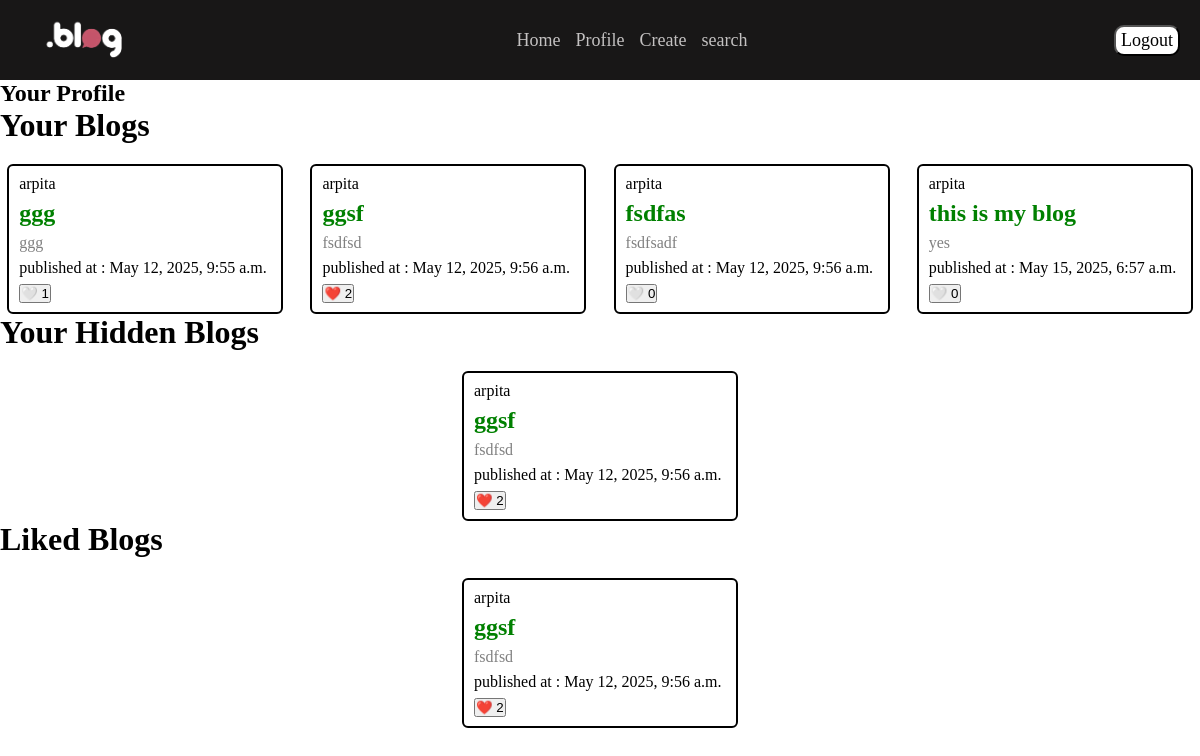
The app's page /profile/ (signed in), older data.
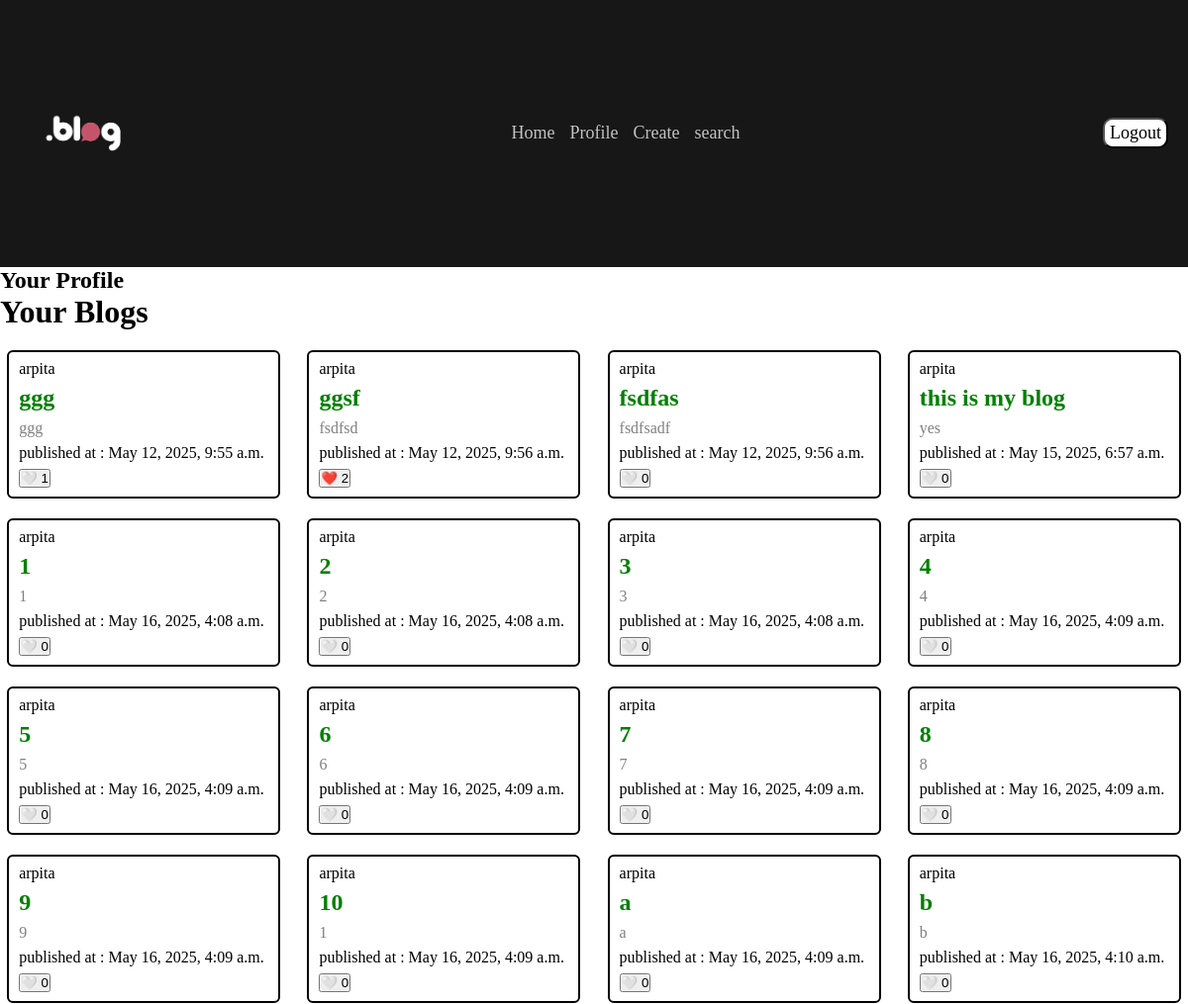
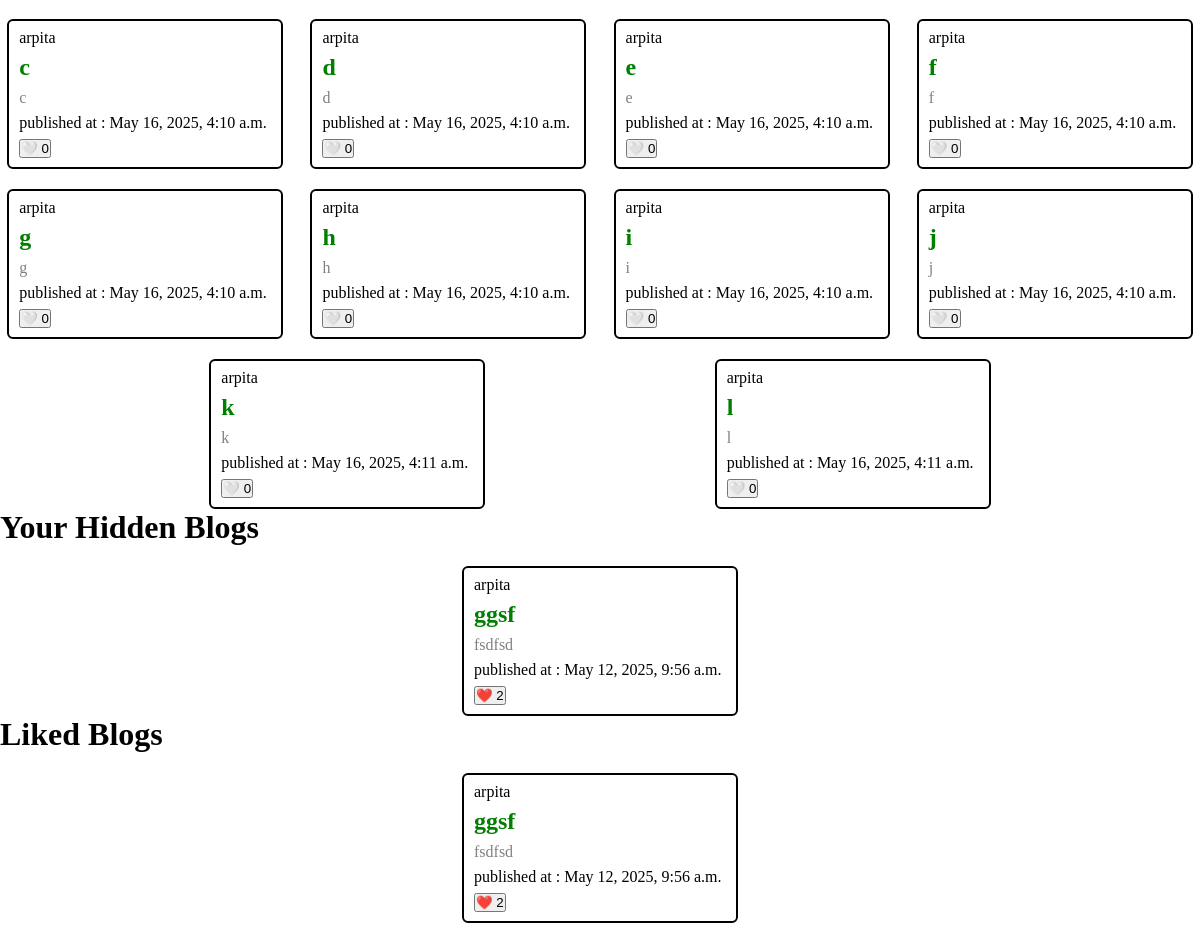
The same page, newer data (2 pictures, top to bottom).
### basic/models.py (models this page shows, shortened)
class Blog(models.Model):
    title = models.CharField(max_length=100)
    content = models.TextField()
    is_published = models.BooleanField(default=False)
    created_at = models.DateTimeField(auto_now_add=True)
    like = models.IntegerField(default=0)
    user = models.ForeignKey(
        settings.AUTH_USER_MODEL,
        on_delete=models.CASCADE, # agar user delete hua to uske sarey blogs delete ho jayenge.
        default= None,
    )

### user/models.py (models this page shows)
class CustomUser(AbstractUser):
    email = models.EmailField(max_length=255,unique=True)

### userprofile/views.py (the view)
# urls.py: path('profile/',profile_view,name='profile_view')
def profile_view(request):
    is_logged_in = check_login_view(request)
    if is_logged_in:
        my_blogs = Blog.objects.filter(user=request.user)
        profile = UserProfile.objects.get(user=request.user)
        liked_blogs = Blog.objects.filter(
            id__in=json.loads(profile.liked_blog_ids))
        hidden_blogs = Blog.objects.filter(is_published__exact = False)
        context = {
            "is_logged_in": is_logged_in,
            "my_blogs": my_blogs,
            "liked_list": json.loads(profile.liked_blog_ids),
            "liked_blogs" : liked_blogs,
            "hidden_blogs" : hidden_blogs
        }
        return render(request, 'userprofile/userprofile.html', context=context)
    else:
        return HttpResponseRedirect('/')

### user/views.py (called while the page is built)
def check_login_view(request):
    if request.user.is_authenticated:
        return True
    else:
        return False

### userprofile/templates/userprofile/userprofile.html (shortened to what this page needs)
{% extends "basic/base.html" %}
{% load static %}
{% block "styleSheet" %}
{{block.super}}
<link rel="stylesheet" href="{% static 'basic/css/blogCard.css' %}">
{% endblock "styleSheet" %}
{% block "mainContent" %}
<h2>Your Profile</h2>
<h1>Your Blogs</h1>
<div class="blog-card-container">
{% include "basic/components/cards.html" with blogs=my_blogs %}
</div>
<h1>Your Hidden Blogs</h1>
<div class="blog-card-container">
{% include "basic/components/cards.html" with blogs=hidden_blogs %}
</div>
{% if liked_blogs|length == 0 %}
<h2>No Liked Blogs</h2>
{% else %}
<h1>Liked Blogs</h1>
<div class="blog-card-container">
{% include "basic/components/cards.html" with blogs=liked_blogs %}
</div>
{% endif %}
{% endblock "mainContent" %}

### basic/templates/basic/base.html (shortened to what this page needs)
<!DOCTYPE html>
{% load static %}
<html lang="en">
<head>
    <link href='https://unpkg.com/boxicons@2.1.4/css/boxicons.min.css' rel='stylesheet'>
   {% block "styleSheet" %}
   <link rel="stylesheet" href="{% static 'basic/css/home.css' %}">
   {% endblock "styleSheet" %}
</head>
<body>
    <nav class="navbar">
        <div>
            <img src="{% static 'core/images/logo.png' %}" alt="logo">
        </div>
       <div style="display: flex; gap: 15px;">
        <a href="{% url 'home_view' %}">Home</a>
        {% if is_logged_in %}
         <a href="{% url 'profile_view' %}">Profile</a>
        <a href="{% url 'create_blog_view' %}">Create</a>
        {% endif %}
        <a href="{% url 'search_blog_view' %}">search</a>
       </div>
       {% if is_logged_in %}
       <button><a href="{% url 'logout_view' %}">Logout</a></button>
       {% else %}
       <div>
        <button><a href="{% url 'registration_view' %}">Sign up</a></button>
        <button><a href="{% url 'login_view' %}">Login</a></button>
     </div>
       {% endif %}
    </nav>
    {% block "mainContent" %}
    {% endblock "mainContent" %}
</body>
</html>

### basic/templates/basic/components/cards.html (shortened to what this page needs)
{% for item in blogs %}
<div class="blog-card">
    {{item.user.username}}
    <h2 class='cursor-pointer'><a href="{% url 'blog_content_view' item.id 'no' %}">{{item.title}}</a></h2>
    <p>{{item.content|truncatewords:15}}</p>
    <span>published at : {{item.created_at}}</span>
    <form method='POST' action="{% url 'update_like_count_view' item.id %}">
        {% if item.id in liked_list %}
             <button type="submit">❤️ {{item.like}}</button>
        {% else %}
             <button type="submit">🤍 {{item.like}}</button>
        {% endif %}
    </form>
</div>
{% endfor %}

### basic/static/basic/css/home.css (style rules this page uses)
* { margin: 0; padding: 0; box-sizing: border-box; }
html, body { width: 100dvw; height: 100dvh; overflow-x: hidden !important; }
.cursor-pointer { cursor: pointer; }
.navbar { display: flex; align-items: center; justify-content: space-between; gap: 10px; height: 10dvh; background-color: rgb(24, 23, 23); overflow-y: hidden; padding: 0px 20px; }
.navbar img { height: 100px !important; filter: invert(200%) brightness(200%); }
.navbar a { color: rgb(195, 193, 193); text-decoration: none; font-size: large; font-family: cursive; }
.navbar button { background-color: white; padding: 3px 5px; border-radius: 10px; }
.navbar button a { color: black; }

### basic/static/basic/css/blogCard.css (style rules this page uses)
.blog-card-container { margin-top: 20px; display: flex; justify-content: space-evenly; flex-wrap: wrap; gap: 20px; }
.blog-card { display: flex; flex-direction: column; justify-content: space-around; width: 23%; height: 150px; border-radius: 6px; border: 2px solid black; padding: 5px 10px; }
.blog-card p { color: gray; }
.blog-card h2 a { color: green; text-decoration: none; }

Row changes from the older to the newer data that the page shows:
added Blog: user.username "arpita", title "1", content "1", created_at "May 16, 2025, 4:08 a.m.", like "0"
added Blog: user.username "arpita", title "2", content "2", created_at "May 16, 2025, 4:08 a.m.", like "0"
added Blog: user.username "arpita", title "3", content "3", created_at "May 16, 2025, 4:08 a.m.", like "0"
added Blog: user.username "arpita", title "4", content "4", created_at "May 16, 2025, 4:09 a.m.", like "0"
added Blog: user.username "arpita", title "5", content "5", created_at "May 16, 2025, 4:09 a.m.", like "0"
added Blog: user.username "arpita", title "6", content "6", created_at "May 16, 2025, 4:09 a.m.", like "0"
added Blog: user.username "arpita", title "7", content "7", created_at "May 16, 2025, 4:09 a.m.", like "0"
added Blog: user.username "arpita", title "8", content "8", created_at "May 16, 2025, 4:09 a.m.", like "0"
added Blog: user.username "arpita", title "9", content "9", created_at "May 16, 2025, 4:09 a.m.", like "0"
added Blog: user.username "arpita", title "10", content "1", created_at "May 16, 2025, 4:09 a.m.", like "0"
added Blog: user.username "arpita", title "a", content "a", created_at "May 16, 2025, 4:09 a.m.", like "0"
added Blog: user.username "arpita", title "b", content "b", created_at "May 16, 2025, 4:10 a.m.", like "0"
added Blog: user.username "arpita", title "c", content "c", created_at "May 16, 2025, 4:10 a.m.", like "0"
added Blog: user.username "arpita", title "d", content "d", created_at "May 16, 2025, 4:10 a.m.", like "0"
added Blog: user.username "arpita", title "e", content "e", created_at "May 16, 2025, 4:10 a.m.", like "0"
added Blog: user.username "arpita", title "f", content "f", created_at "May 16, 2025, 4:10 a.m.", like "0"
added Blog: user.username "arpita", title "g", content "g", created_at "May 16, 2025, 4:10 a.m.", like "0"
added Blog: user.username "arpita", title "h", content "h", created_at "May 16, 2025, 4:10 a.m.", like "0"
added Blog: user.username "arpita", title "i", content "i", created_at "May 16, 2025, 4:10 a.m.", like "0"
added Blog: user.username "arpita", title "j", content "j", created_at "May 16, 2025, 4:10 a.m.", like "0"
added Blog: user.username "arpita", title "k", content "k", created_at "May 16, 2025, 4:11 a.m.", like "0"
added Blog: user.username "arpita", title "l", content "l", created_at "May 16, 2025, 4:11 a.m.", like "0"
